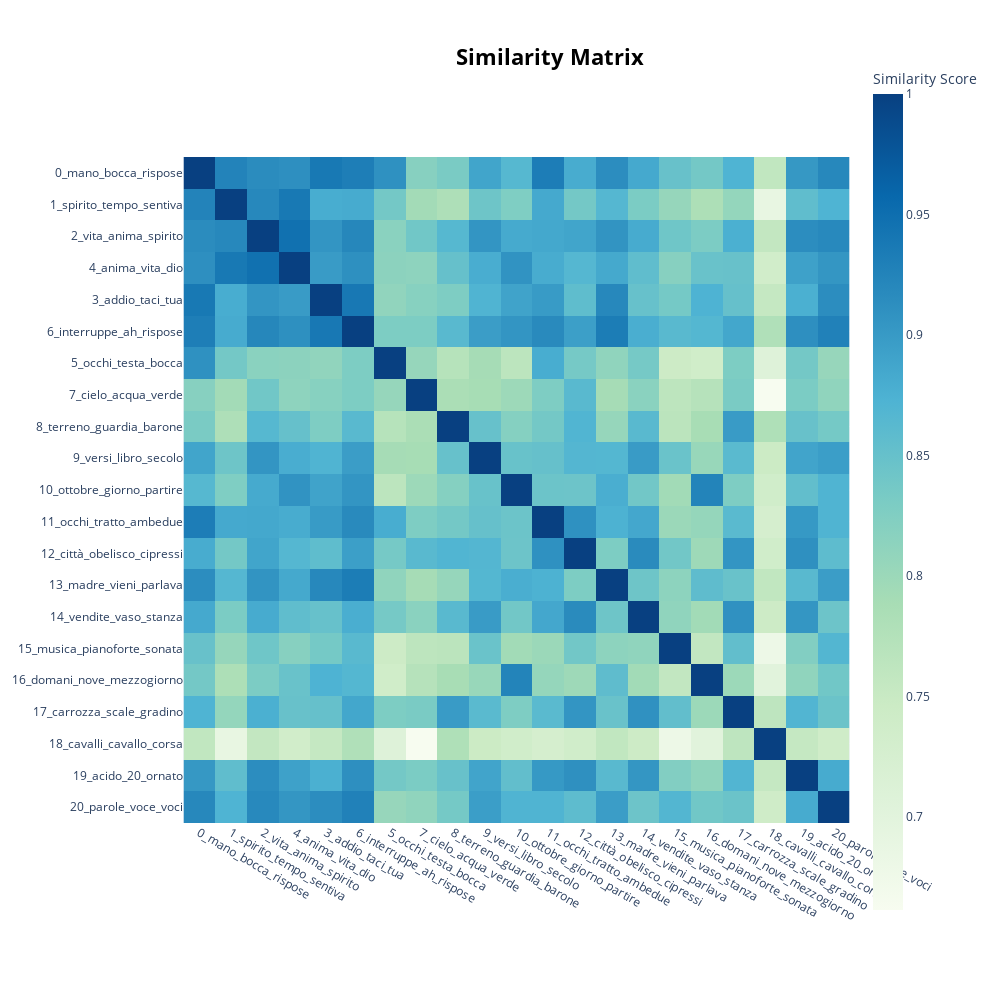

Write notebook code for a chart like this one.
### Code cell
topic_model.visualize_heatmap(n_clusters=20, width=1000, height=1000)

### Figure 1 — Plotly figure (JSON) as saved in the notebook; plotly's stock layout.template omitted (floating-point values rounded to 4 significant figures; data arrays with more than 128 entries replaced by an {"elided": "..."} marker saying what was removed)
{"data": [{"coloraxis": "coloraxis", "hovertemplate": "x: %{x}<br>y: %{y}<br>Similarity Score: %{z}<extra></extra>", "name": "0", "type": "heatmap", "x": ["0_mano_bocca_rispose", "1_spirito_tempo_sentiva", "2_vita_anima_spirito", "4_anima_vita_dio", "3_addio_taci_tua", "6_interruppe_ah_rispose", "5_occhi_testa_bocca", "7_cielo_acqua_verde", "8_terreno_guardia_barone", "9_versi_libro_secolo", "10_ottobre_giorno_partire", "11_occhi_tratto_ambedue", "12_città_obelisco_cipressi", "13_madre_vieni_parlava", "14_vendite_vaso_stanza", "15_musica_pianoforte_sonata", "16_domani_nove_mezzogiorno", "17_carrozza_scale_gradino", "18_cavalli_cavallo_corsa", "19_acido_20_ornato", "20_parole_voce_voci"], "xaxis": "x", "y": ["0_mano_bocca_rispose", "1_spirito_tempo_sentiva", "2_vita_anima_spirito", "4_anima_vita_dio", "3_addio_taci_tua", "6_interruppe_ah_rispose", "5_occhi_testa_bocca", "7_cielo_acqua_verde", "8_terreno_guardia_barone", "9_versi_libro_secolo", "10_ottobre_giorno_partire", "11_occhi_tratto_ambedue", "12_città_obelisco_cipressi", "13_madre_vieni_parlava", "14_vendite_vaso_stanza", "15_musica_pianoforte_sonata", "16_domani_nove_mezzogiorno", "17_carrozza_scale_gradino", "18_cavalli_cavallo_corsa", "19_acido_20_ornato", "20_parole_voce_voci"], "yaxis": "y", "z": {"elided": "21x21 float values"}}], "layout": {"coloraxis": {"colorbar": {"title": {"text": "Similarity Score"}}, "colorscale": [[0, "rgb(247,252,240)"], [0.125, "rgb(224,243,219)"], [0.25, "rgb(204,235,197)"], [0.375, "rgb(168,221,181)"], [0.5, "rgb(123,204,196)"], [0.625, "rgb(78,179,211)"], [0.75, "rgb(43,140,190)"], [0.875, "rgb(8,104,172)"], [1, "rgb(8,64,129)"]]}, "height": 1000, "hoverlabel": {"bgcolor": "white", "font": {"family": "Rockwell", "size": 16}}, "legend": {"title": {"text": "Trend"}}, "margin": {"t": 60}, "showlegend": true, "title": {"font": {"color": "Black", "size": 22}, "text": "<b>Similarity Matrix", "x": 0.55, "xanchor": "center", "y": 0.95, "yanchor": "top"}, "width": 1000, "xaxis": {"anchor": "y", "constrain": "domain", "domain": [0, 1], "scaleanchor": "y"}, "yaxis": {"anchor": "x", "autorange": "reversed", "constrain": "domain", "domain": [0, 1]}}}
